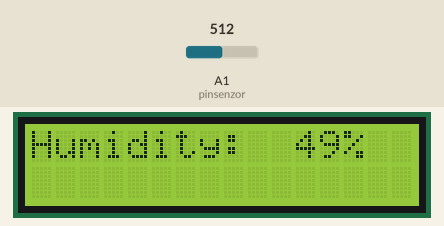
Simulated run of this sketch. Board: Arduino Uno, built with avr-gcc and run on an emulated ATmega328P. Parts: 16×2 character LCD. The test bench sets the inputs (shaded band); at power-on: A1 (pinsenzor) = 512.

Above: at 4.2 s.
4.3 s: A1 (pinsenzor) set to 716
At 7.1 s:
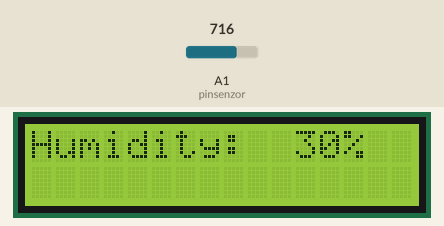
8.1 s: A1 (pinsenzor) set to 900
At 9.9 s:
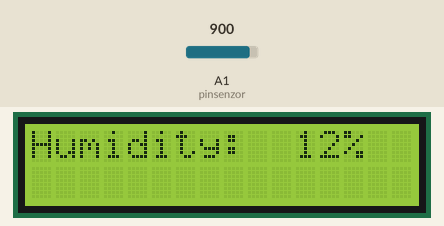
11.9 s: A1 (pinsenzor) set to 1023
At 12.7 s:
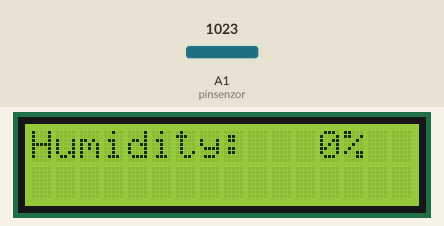
Timing chart, 0 to 14.9 s (numbered marks = the images above; inputs shaded):
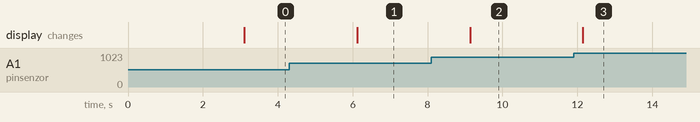

Measured:
- after the input at 4.3 s, the display: changes after 1.8 s (image 1)
- after the input at 8.1 s, the display: changes after 1.0 s (image 2)
- after the input at 11.9 s, the display: changes after 0.25 s (image 3)

The sketch:

lcd1602_i2c_soilhumidity_ver0.ino
```cpp
// sketch writed by niq_ro (Nicu FLORICA)
// Craiova, 22.06.2016
// http://www.tehnic.go.ro
// http://nicuflorica.blogspot.ro/
// http://arduinotehniq.blogspot.com/
// http://www.arduinotehniq.com/


#include <Wire.h>
#include <LiquidCrystal_I2C.h>

// Set the LCD address to 0x27 for a 16 chars and 2 line display
LiquidCrystal_I2C lcd(0x27, 16, 2);

int citiredate;
int procentumiditate;
#define pinsenzor A1


void setup()
{
// initialize the LCD
lcd.begin();

// Turn on the blacklight and print a message.
lcd.backlight();

lcd.setCursor(1, 0);
lcd.print("Soil humidity");
lcd.setCursor(1, 1);
lcd.print("measure system");
delay(3000);
lcd.clear();


}

void loop()
{
citiredate = analogRead(pinsenzor);
procentumiditate = map(citiredate, 1023,0,0,100);

lcd.setCursor(0, 0);
lcd.print("Humidity: ");
if (procentumiditate < 100) lcd.print(" ");
if (procentumiditate < 10) lcd.print(" ");
lcd.print(procentumiditate);
lcd.print("%");

delay(3000);
}
```
